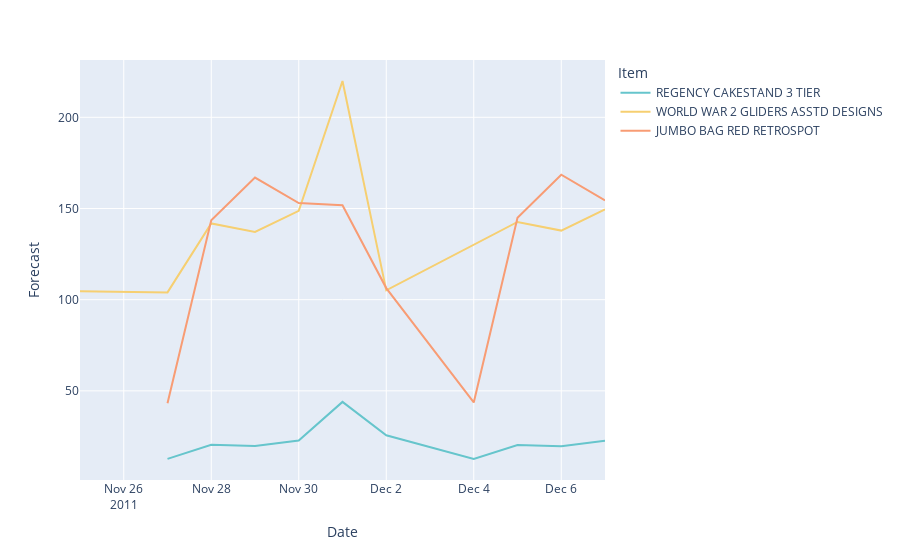

Notebook code for this chart:
### Markdown cell above
### Final result plot for Prophet model

### Code cell
fig = px.line(new_df, x="Date", y="Forecast", color='Item', color_discrete_sequence=px.colors.qualitative.Pastel)

fig.show()

### Figure 1 — Plotly figure (JSON) as saved in the notebook; plotly's stock layout.template omitted (floating-point values rounded to 4 significant figures)
{"data": [{"hovertemplate": "Item=REGENCY CAKESTAND 3 TIER<br>Date=%{x}<br>Forecast=%{y}<extra></extra>", "legendgroup": "REGENCY CAKESTAND 3 TIER", "line": {"color": "rgb(102, 197, 204)", "dash": "solid"}, "mode": "lines", "name": "REGENCY CAKESTAND 3 TIER", "orientation": "v", "showlegend": true, "type": "scatter", "x": ["2011-11-27T00:00:00", "2011-11-28T00:00:00", "2011-11-29T00:00:00", "2011-11-30T00:00:00", "2011-12-01T00:00:00", "2011-12-02T00:00:00", "2011-12-04T00:00:00", "2011-12-05T00:00:00", "2011-12-06T00:00:00", "2011-12-07T00:00:00"], "xaxis": "x", "y": [12.73, 20.47, 19.73, 22.78, 43.95, 25.68, 12.63, 20.33, 19.59, 22.63], "yaxis": "y"}, {"hovertemplate": "Item=WORLD WAR 2 GLIDERS ASSTD DESIGNS<br>Date=%{x}<br>Forecast=%{y}<extra></extra>", "legendgroup": "WORLD WAR 2 GLIDERS ASSTD DESIGNS", "line": {"color": "rgb(246, 207, 113)", "dash": "solid"}, "mode": "lines", "name": "WORLD WAR 2 GLIDERS ASSTD DESIGNS", "orientation": "v", "showlegend": true, "type": "scatter", "x": ["2011-11-25T00:00:00", "2011-11-27T00:00:00", "2011-11-28T00:00:00", "2011-11-29T00:00:00", "2011-11-30T00:00:00", "2011-12-01T00:00:00", "2011-12-02T00:00:00", "2011-12-05T00:00:00", "2011-12-06T00:00:00", "2011-12-07T00:00:00"], "xaxis": "x", "y": [104.6, 104.0, 141.8, 137.1, 148.7, 219.9, 105.1, 142.6, 137.9, 149.6], "yaxis": "y"}, {"hovertemplate": "Item=JUMBO BAG RED RETROSPOT<br>Date=%{x}<br>Forecast=%{y}<extra></extra>", "legendgroup": "JUMBO BAG RED RETROSPOT", "line": {"color": "rgb(248, 156, 116)", "dash": "solid"}, "mode": "lines", "name": "JUMBO BAG RED RETROSPOT", "orientation": "v", "showlegend": true, "type": "scatter", "x": ["2011-11-27T00:00:00", "2011-11-28T00:00:00", "2011-11-29T00:00:00", "2011-11-30T00:00:00", "2011-12-01T00:00:00", "2011-12-02T00:00:00", "2011-12-04T00:00:00", "2011-12-05T00:00:00", "2011-12-06T00:00:00", "2011-12-07T00:00:00"], "xaxis": "x", "y": [43.17, 143.6, 167.0, 153.0, 151.8, 106.4, 43.67, 145.0, 168.5, 154.4], "yaxis": "y"}], "layout": {"legend": {"title": {"text": "Item"}, "tracegroupgap": 0}, "margin": {"t": 60}, "xaxis": {"anchor": "y", "domain": [0, 1], "title": {"text": "Date"}}, "yaxis": {"anchor": "x", "domain": [0, 1], "title": {"text": "Forecast"}}}}
